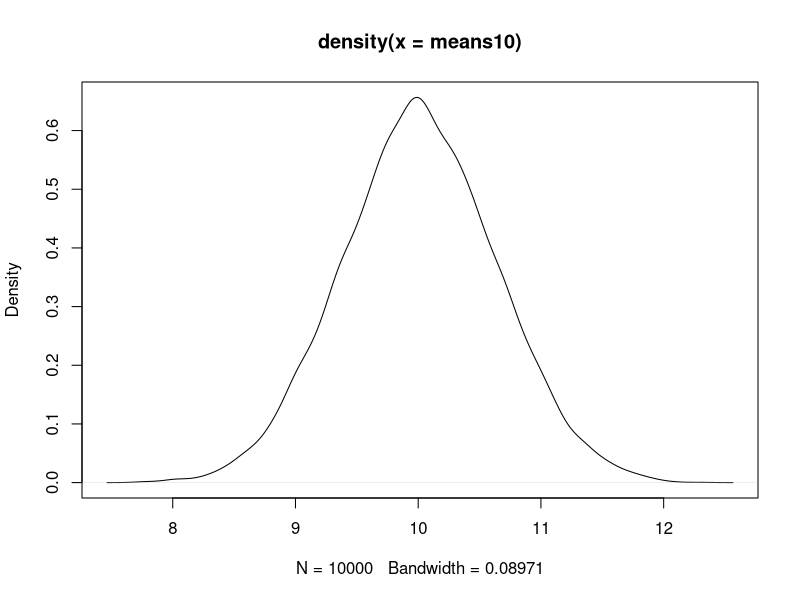
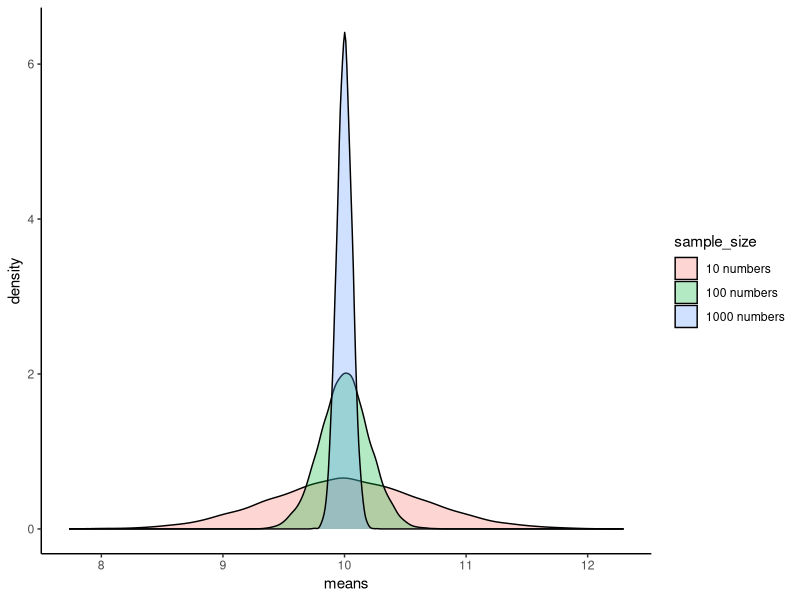
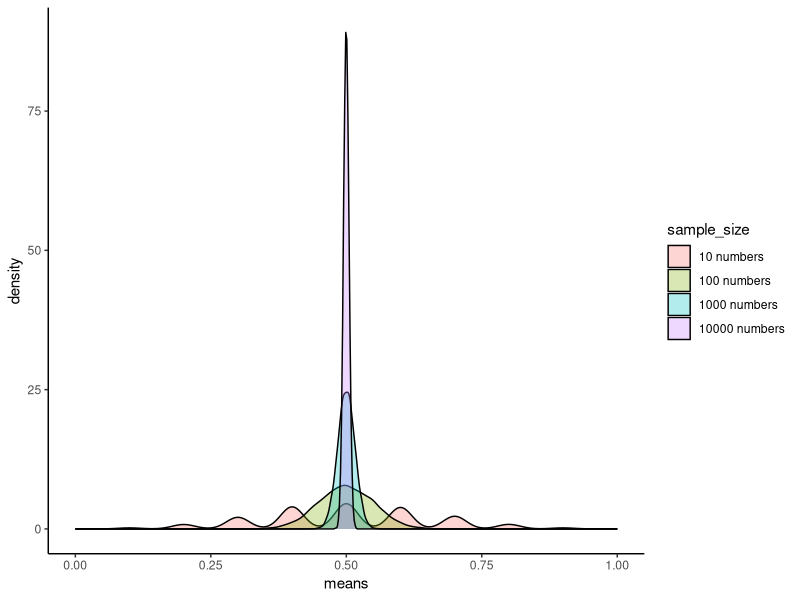
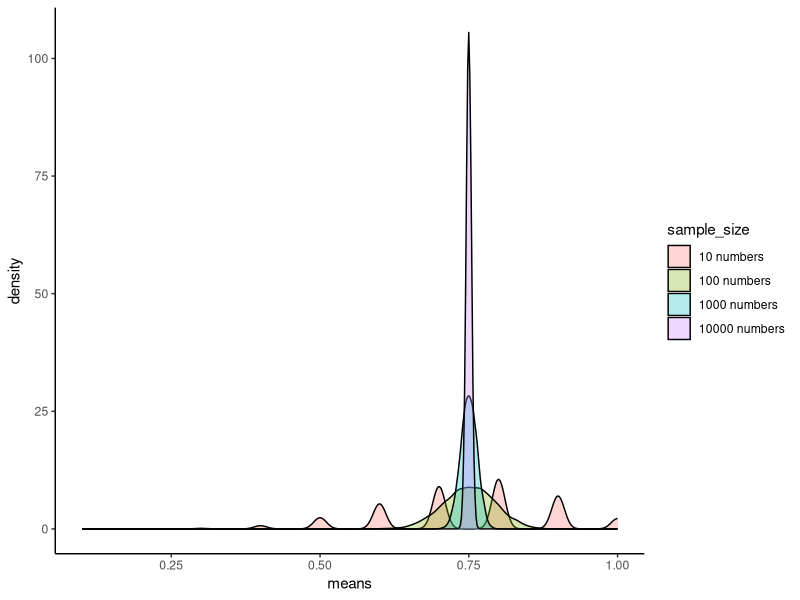

The R script that drew these images, in order:
## ---- chunk 1
library(tidyverse)
## ---- chunk 2
samp10 <- rnorm(10, mean=10, sd=2)  # generate 10 random numbers
samp10
mean(samp10)
## ---- chunk 3
means10 <- as.vector(NA)
# Doing experiments for 10000 times
for (i in 1:10000) {
  # Each time I draw 10 random numbers from the normal distribution
  samp10 <- rnorm(10, mean=10, sd=2)  
  # I calculate the mean of these 10 numbers and record it
  means10[i] <- mean(samp10)  
}

plot(density(means10))
## ---- chunk 4
means100 <- as.vector(NA)
means1000 <- as.vector(NA)
# Doing experiments for 10000 times
for (i in 1:10000) {
  # Each time I draw 10 random numbers from the normal distribution
  samp100 <- rnorm(100, mean=10, sd=2)  
  # I calculate the mean of these 10 numbers and record it
  means100[i] <- mean(samp100)  
  samp1000 <- rnorm(1000, mean=10, sd=2)  
  # I calculate the mean of these 10 numbers and record it
  means1000[i] <- mean(samp1000) 
}

df <- rbind(
  data.frame(means = means10, sample_size = "10 numbers"),
  data.frame(means = means100, sample_size = "100 numbers"),
  data.frame(means = means1000, sample_size = "1000 numbers")
)

ggplot(df, aes(x = means, fill = sample_size)) + 
  geom_density(alpha = 0.3) +
  theme_classic()

## ---- chunk 5
means10 <- as.vector(NA)
means100 <- as.vector(NA)
means1000 <- as.vector(NA)
means10000 <- as.vector(NA)

for (i in 1:10000) {
  sample10 <- sample(c(1,0), prob = c(0.5, 0.5), replace = TRUE, size = 10)
  means10[i] <- sum(sample10)/10  
  sample100 <- sample(c(1,0), prob = c(0.5, 0.5), replace = TRUE, size = 100)
  means100[i] <- sum(sample100)/100
  sample1000 <- sample(c(1,0), prob = c(0.5, 0.5), replace = TRUE, size = 1000)
  means1000[i] <- sum(sample1000)/1000
  sample10000 <- sample(c(1,0), prob = c(0.5, 0.5), replace = TRUE, size = 10000)
  means10000[i] <- sum(sample10000)/10000
}


df <- rbind(
  data.frame(means = means10, sample_size = "10 numbers"),
  data.frame(means = means100, sample_size = "100 numbers"),
  data.frame(means = means1000, sample_size = "1000 numbers"),
  data.frame(means = means10000, sample_size = "10000 numbers")
)

library(ggplot2)

ggplot(df, aes(x = means, fill = sample_size)) + 
  geom_density(alpha = 0.3) +
  theme_classic()

## ---- chunk 6
means10 <- as.vector(NA)
means100 <- as.vector(NA)
means1000 <- as.vector(NA)
means10000 <- as.vector(NA)

for (i in 1:10000) {
  sample10 <- sample(c(1,0), prob = c(0.75, 0.25), replace = TRUE, size = 10)
  means10[i] <- sum(sample10)/10  
  sample100 <- sample(c(1,0), prob = c(0.75, 0.25), replace = TRUE, size = 100)
  means100[i] <- sum(sample100)/100
  sample1000 <- sample(c(1,0), prob = c(0.75, 0.25), replace = TRUE, size = 1000)
  means1000[i] <- sum(sample1000)/1000
  sample10000 <- sample(c(1,0), prob = c(0.75, 0.25), replace = TRUE, size = 10000)
  means10000[i] <- sum(sample10000)/10000
}


df <- rbind(
  data.frame(means = means10, sample_size = "10 numbers"),
  data.frame(means = means100, sample_size = "100 numbers"),
  data.frame(means = means1000, sample_size = "1000 numbers"),
  data.frame(means = means10000, sample_size = "10000 numbers")
)

library(ggplot2)

ggplot(df, aes(x = means, fill = sample_size)) + 
  geom_density(alpha = 0.3) +
  theme_classic()

